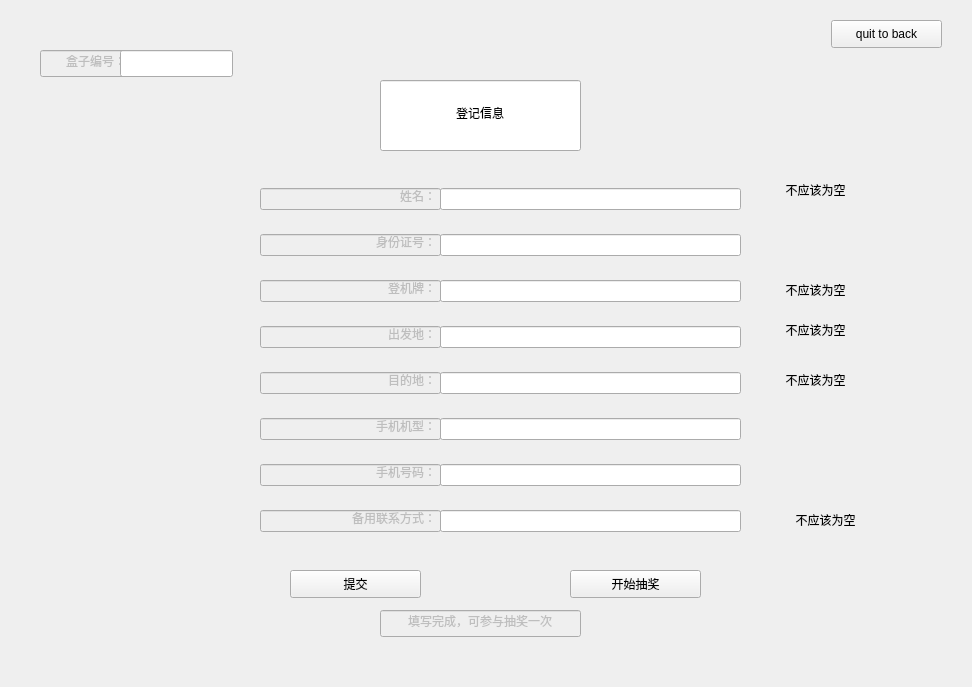
<?xml version="1.0" encoding="UTF-8"?>
<ui version="4.0">
 <class>SignForm</class>
 <widget class="QWidget" name="SignForm">
  <property name="geometry">
   <rect>
    <x>0</x>
    <y>0</y>
    <width>972</width>
    <height>687</height>
   </rect>
  </property>
  <property name="windowTitle">
   <string>Form</string>
  </property>
  <widget class="QWidget" name="verticalLayoutWidget">
   <property name="geometry">
    <rect>
     <x>260</x>
     <y>170</y>
     <width>181</width>
     <height>381</height>
    </rect>
   </property>
   <layout class="QVBoxLayout" name="verticalLayout">
    <item>
     <widget class="QLineEdit" name="lineEdit">
      <property name="enabled">
       <bool>false</bool>
      </property>
      <property name="text">
       <string>姓名：</string>
      </property>
      <property name="alignment">
       <set>Qt::AlignRight|Qt::AlignTrailing|Qt::AlignVCenter</set>
      </property>
     </widget>
    </item>
    <item>
     <widget class="QLineEdit" name="lineEdit_2">
      <property name="enabled">
       <bool>false</bool>
      </property>
      <property name="text">
       <string>身份证号：</string>
      </property>
      <property name="alignment">
       <set>Qt::AlignRight|Qt::AlignTrailing|Qt::AlignVCenter</set>
      </property>
     </widget>
    </item>
    <item>
     <widget class="QLineEdit" name="lineEdit_3">
      <property name="enabled">
       <bool>false</bool>
      </property>
      <property name="text">
       <string>登机牌：</string>
      </property>
      <property name="alignment">
       <set>Qt::AlignRight|Qt::AlignTrailing|Qt::AlignVCenter</set>
      </property>
     </widget>
    </item>
    <item>
     <widget class="QLineEdit" name="lineEdit_4">
      <property name="enabled">
       <bool>false</bool>
      </property>
      <property name="text">
       <string>出发地：</string>
      </property>
      <property name="alignment">
       <set>Qt::AlignRight|Qt::AlignTrailing|Qt::AlignVCenter</set>
      </property>
     </widget>
    </item>
    <item>
     <widget class="QLineEdit" name="lineEdit_6">
      <property name="enabled">
       <bool>false</bool>
      </property>
      <property name="text">
       <string>目的地：</string>
      </property>
      <property name="alignment">
       <set>Qt::AlignRight|Qt::AlignTrailing|Qt::AlignVCenter</set>
      </property>
     </widget>
    </item>
    <item>
     <widget class="QLineEdit" name="lineEdit_5">
      <property name="enabled">
       <bool>false</bool>
      </property>
      <property name="text">
       <string>手机机型：</string>
      </property>
      <property name="alignment">
       <set>Qt::AlignRight|Qt::AlignTrailing|Qt::AlignVCenter</set>
      </property>
     </widget>
    </item>
    <item>
     <widget class="QLineEdit" name="lineEdit_7">
      <property name="enabled">
       <bool>false</bool>
      </property>
      <property name="text">
       <string>手机号码：</string>
      </property>
      <property name="alignment">
       <set>Qt::AlignRight|Qt::AlignTrailing|Qt::AlignVCenter</set>
      </property>
     </widget>
    </item>
    <item>
     <widget class="QLineEdit" name="lineEdit_9">
      <property name="enabled">
       <bool>false</bool>
      </property>
      <property name="text">
       <string>备用联系方式：</string>
      </property>
      <property name="alignment">
       <set>Qt::AlignRight|Qt::AlignTrailing|Qt::AlignVCenter</set>
      </property>
     </widget>
    </item>
   </layout>
  </widget>
  <widget class="QLineEdit" name="lineEdit_8">
   <property name="enabled">
    <bool>false</bool>
   </property>
   <property name="geometry">
    <rect>
     <x>40</x>
     <y>50</y>
     <width>91</width>
     <height>27</height>
    </rect>
   </property>
   <property name="text">
    <string>盒子编号：</string>
   </property>
   <property name="alignment">
    <set>Qt::AlignRight|Qt::AlignTrailing|Qt::AlignVCenter</set>
   </property>
  </widget>
  <widget class="QWidget" name="verticalLayoutWidget_2">
   <property name="geometry">
    <rect>
     <x>440</x>
     <y>170</y>
     <width>301</width>
     <height>381</height>
    </rect>
   </property>
   <layout class="QVBoxLayout" name="verticalLayout_2">
    <item>
     <widget class="QLineEdit" name="lineEdit_10">
      <property name="enabled">
       <bool>true</bool>
      </property>
      <property name="text">
       <string/>
      </property>
     </widget>
    </item>
    <item>
     <widget class="QLineEdit" name="lineEdit_11">
      <property name="enabled">
       <bool>true</bool>
      </property>
      <property name="text">
       <string/>
      </property>
     </widget>
    </item>
    <item>
     <widget class="QLineEdit" name="lineEdit_12">
      <property name="enabled">
       <bool>true</bool>
      </property>
      <property name="text">
       <string/>
      </property>
     </widget>
    </item>
    <item>
     <widget class="QLineEdit" name="lineEdit_13">
      <property name="enabled">
       <bool>true</bool>
      </property>
      <property name="text">
       <string/>
      </property>
     </widget>
    </item>
    <item>
     <widget class="QLineEdit" name="lineEdit_14">
      <property name="enabled">
       <bool>true</bool>
      </property>
      <property name="text">
       <string/>
      </property>
     </widget>
    </item>
    <item>
     <widget class="QLineEdit" name="lineEdit_15">
      <property name="enabled">
       <bool>true</bool>
      </property>
      <property name="text">
       <string/>
      </property>
     </widget>
    </item>
    <item>
     <widget class="QLineEdit" name="lineEdit_16">
      <property name="enabled">
       <bool>true</bool>
      </property>
      <property name="text">
       <string/>
      </property>
     </widget>
    </item>
    <item>
     <widget class="QLineEdit" name="lineEdit_17">
      <property name="enabled">
       <bool>true</bool>
      </property>
      <property name="text">
       <string/>
      </property>
     </widget>
    </item>
   </layout>
  </widget>
  <widget class="QLineEdit" name="lineEdit_18">
   <property name="geometry">
    <rect>
     <x>120</x>
     <y>50</y>
     <width>113</width>
     <height>27</height>
    </rect>
   </property>
   <property name="text">
    <string/>
   </property>
  </widget>
  <widget class="QLineEdit" name="lineEdit_19">
   <property name="geometry">
    <rect>
     <x>380</x>
     <y>80</y>
     <width>201</width>
     <height>71</height>
    </rect>
   </property>
   <property name="text">
    <string>登记信息</string>
   </property>
   <property name="alignment">
    <set>Qt::AlignCenter</set>
   </property>
   <property name="readOnly">
    <bool>true</bool>
   </property>
  </widget>
  <widget class="QLineEdit" name="lineEdit_20">
   <property name="enabled">
    <bool>false</bool>
   </property>
   <property name="geometry">
    <rect>
     <x>380</x>
     <y>610</y>
     <width>201</width>
     <height>27</height>
    </rect>
   </property>
   <property name="text">
    <string>填写完成，可参与抽奖一次</string>
   </property>
   <property name="alignment">
    <set>Qt::AlignCenter</set>
   </property>
  </widget>
  <widget class="QPushButton" name="pushButton">
   <property name="geometry">
    <rect>
     <x>570</x>
     <y>570</y>
     <width>131</width>
     <height>28</height>
    </rect>
   </property>
   <property name="text">
    <string>开始抽奖</string>
   </property>
  </widget>
  <widget class="QPushButton" name="pushButton_2">
   <property name="geometry">
    <rect>
     <x>831</x>
     <y>20</y>
     <width>111</width>
     <height>28</height>
    </rect>
   </property>
   <property name="text">
    <string>quit to back</string>
   </property>
  </widget>
  <widget class="QPushButton" name="pushButton_3">
   <property name="geometry">
    <rect>
     <x>290</x>
     <y>570</y>
     <width>131</width>
     <height>28</height>
    </rect>
   </property>
   <property name="text">
    <string>提交</string>
   </property>
  </widget>
  <widget class="QLabel" name="label">
   <property name="geometry">
    <rect>
     <x>760</x>
     <y>460</y>
     <width>161</width>
     <height>19</height>
    </rect>
   </property>
   <property name="text">
    <string/>
   </property>
  </widget>
  <widget class="QLabel" name="label_2">
   <property name="geometry">
    <rect>
     <x>770</x>
     <y>230</y>
     <width>161</width>
     <height>19</height>
    </rect>
   </property>
   <property name="text">
    <string/>
   </property>
  </widget>
  <widget class="QLabel" name="label_3">
   <property name="geometry">
    <rect>
     <x>770</x>
     <y>180</y>
     <width>91</width>
     <height>20</height>
    </rect>
   </property>
   <property name="text">
    <string>不应该为空</string>
   </property>
   <property name="alignment">
    <set>Qt::AlignCenter</set>
   </property>
  </widget>
  <widget class="QLabel" name="label_4">
   <property name="geometry">
    <rect>
     <x>770</x>
     <y>280</y>
     <width>91</width>
     <height>20</height>
    </rect>
   </property>
   <property name="text">
    <string>不应该为空</string>
   </property>
   <property name="alignment">
    <set>Qt::AlignCenter</set>
   </property>
  </widget>
  <widget class="QLabel" name="label_5">
   <property name="geometry">
    <rect>
     <x>770</x>
     <y>320</y>
     <width>91</width>
     <height>20</height>
    </rect>
   </property>
   <property name="text">
    <string>不应该为空</string>
   </property>
   <property name="alignment">
    <set>Qt::AlignCenter</set>
   </property>
  </widget>
  <widget class="QLabel" name="label_6">
   <property name="geometry">
    <rect>
     <x>770</x>
     <y>370</y>
     <width>91</width>
     <height>20</height>
    </rect>
   </property>
   <property name="text">
    <string>不应该为空</string>
   </property>
   <property name="alignment">
    <set>Qt::AlignCenter</set>
   </property>
  </widget>
  <widget class="QLabel" name="label_7">
   <property name="geometry">
    <rect>
     <x>780</x>
     <y>510</y>
     <width>91</width>
     <height>20</height>
    </rect>
   </property>
   <property name="text">
    <string>不应该为空</string>
   </property>
   <property name="alignment">
    <set>Qt::AlignCenter</set>
   </property>
  </widget>
 </widget>
 <resources/>
 <connections/>
</ui>
